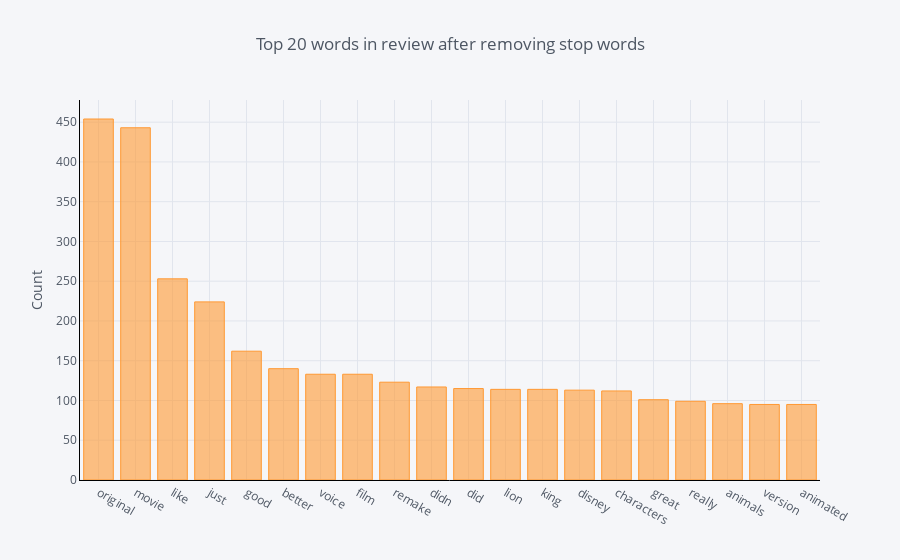

Notebook code for this chart:
### Code cell
### top 20 most occured negative words from this movie review along with their distribution
from sklearn.feature_extraction.text import CountVectorizer
def get_top_n_words(corpus, n=None):
    vec = CountVectorizer(stop_words = 'english').fit(corpus)
    bag_of_words = vec.transform(corpus)
    sum_words = bag_of_words.sum(axis=0) 
    words_freq = [(word, sum_words[0, idx]) for word, idx in vec.vocabulary_.items()]
    words_freq =sorted(words_freq, key = lambda x: x[1], reverse=True)
    return words_freq[:n]
common_words = get_top_n_words(lionking_dt['review'][lionking_dt['sentiment']==0], 20)
for word, freq in common_words:
    print(word, freq)
df2 = pd.DataFrame(common_words, columns = ['ReviewText' , 'count'])
df2.groupby('ReviewText').sum()['count'].sort_values(ascending=False).iplot(
    kind='bar', yTitle='Count', linecolor='black', title='Top 20 words in review after removing stop words')

### Figure 1 — Plotly figure (JSON) as saved in the notebook; plotly's stock layout.template omitted (floating-point values rounded to 4 significant figures)
{"data": [{"marker": {"color": "rgba(255, 153, 51, 0.6)", "line": {"color": "rgba(255, 153, 51, 1.0)", "width": 1}}, "name": "count", "orientation": "v", "text": "", "type": "bar", "uid": "b13ceef1-ff77-42d3-9fdb-e586aa9c4fcd", "x": ["original", "movie", "like", "just", "good", "better", "voice", "film", "remake", "didn", "did", "lion", "king", "disney", "characters", "great", "really", "animals", "version", "animated"], "y": [454, 443, 253, 224, 162, 140, 133, 133, 123, 117, 115, 114, 114, 113, 112, 101, 99, 96, 95, 95]}], "layout": {"legend": {"bgcolor": "#F5F6F9", "font": {"color": "#4D5663"}}, "paper_bgcolor": "#F5F6F9", "plot_bgcolor": "#F5F6F9", "title": {"font": {"color": "#4D5663"}, "text": "Top 20 words in review after removing stop words"}, "xaxis": {"gridcolor": "#E1E5ED", "linecolor": "black", "showgrid": true, "tickfont": {"color": "#4D5663"}, "title": {"font": {"color": "#4D5663"}, "text": ""}, "zerolinecolor": "#E1E5ED"}, "yaxis": {"gridcolor": "#E1E5ED", "linecolor": "black", "showgrid": true, "tickfont": {"color": "#4D5663"}, "title": {"font": {"color": "#4D5663"}, "text": "Count"}, "zerolinecolor": "#E1E5ED"}}}
